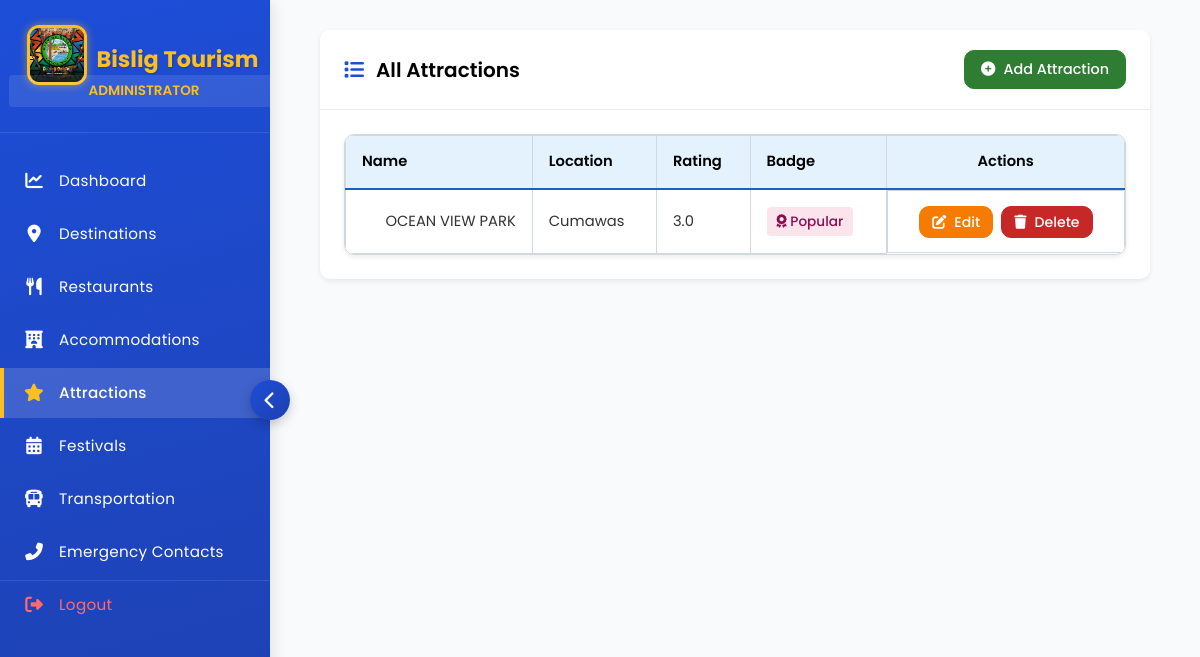
Screenshot of /admin/manage_attractions.php (signed in) with the database file from the repository.
### tables this page shows
CREATE TABLE `attractions` (
  `id` int(11) NOT NULL,
  `name` varchar(100) NOT NULL,
  `description` text NOT NULL,
  `location` varchar(100) NOT NULL,
  `rating` decimal(2,1) DEFAULT 0.0,
  `badge` varchar(50) DEFAULT NULL,
  `created_at` timestamp NOT NULL DEFAULT current_timestamp(),
  `updated_at` timestamp NOT NULL DEFAULT current_timestamp() ON UPDATE current_timestamp()
);

### admin/manage_attractions.php (the view, shortened to what this page needs)
<?php
include 'database.php';
$result = mysqli_query($conn, "SELECT * FROM attractions ORDER BY id DESC");
?>
<!DOCTYPE html>
<html lang="en">
<head>
    <link rel="stylesheet" href="https://cdnjs.cloudflare.com/ajax/libs/font-awesome/6.5.1/css/all.min.css">
</head>
<body>
    <?php include 'sidebar.php'; ?>
    <main class="main-content">
        <section class="content-section">
            <div class="card">
                <div class="card-header" style="display: flex; justify-content: space-between; align-items: center;">
                    <h2><i class="fas fa-list"></i> All Attractions</h2>
                    <button class="btn btn-success" id="openAddModalBtn" style="margin-left:auto;">
                        <i class="fas fa-plus-circle"></i> Add Attraction
                    </button>
                </div>
                <div class="card-body">
                    <div class="table-responsive">
                        <table class="data-table">
                            <thead>
                                <tr>
                                    <th>Name</th>
                                    <th>Location</th>
                                    <th>Rating</th>
                                    <th>Badge</th>
                                    <th>Actions</th>
                                </tr>
                            </thead>
                            <tbody>
                                <?php if (mysqli_num_rows($result) > 0): ?>
                                    <?php while ($row = mysqli_fetch_assoc($result)): ?>
                                    <tr>
                                        <td><?= htmlspecialchars($row['name']) ?></td>
                                        <td><?= htmlspecialchars($row['location']) ?></td>
                                        <td><?= $row['rating'] ?></td>
                                        <td>
                                            <?php if (!empty($row['badge'])): ?>
                                                <span class="badge-display">
                                                    <i class="fas fa-award"></i> <?= htmlspecialchars($row['badge']) ?>
                                                </span>
                                            <?php else: ?>
                                                <span style="color: var(--neutral-mid); font-style: italic;">—</span>
                                            <?php endif; ?>
                                        </td>
                                        <td class="actions">
                                            <button class="btn btn-warning btn-edit"
                                                data-id="<?= $row['id'] ?>"
                                                data-name="<?= htmlspecialchars($row['name']) ?>"
                                                data-description="<?= htmlspecialchars($row['description']) ?>"
                                                data-location="<?= htmlspecialchars($row['location']) ?>"
                                                data-rating="<?= htmlspecialchars($row['rating']) ?>"
                                                data-badge="<?= htmlspecialchars($row['badge']) ?>"
                                            >
                                                <i class="fas fa-edit"></i> Edit
                                            </button>
                                            <button class="btn btn-danger btn-sm btn-delete" data-id="<?= $row['id'] ?>" data-name="<?= htmlspecialchars($row['name']) ?>">
                                                <i class="fas fa-trash"></i> Delete
                                            </button>
                                        </td>
                                    </tr>
                                    <?php endwhile; ?>
                                <?php endif; ?>
                            </tbody>
                        </table>
                    </div>
                </div>
            </div>
        </section>
    </main>
</body>
</html>

### admin/manage_attractions.php (style rules this page uses)
:root { --primary-green: #2e7d32; --light-green: #4caf50; --accent-green: #e8f5e9; --primary-blue: #1565c0; --light-blue: #42a5f5; --accent-blue: #e3f2fd; --primary-red: #c62828; --light-red: #ef5350; --accent-red: #ffebee; --primary-maroon: #880e4f; --light-maroon: #ad1457; --accent-maroon: #fce4ec; --neutral-dark: #263238; --neutral-mid: #607d8b; --neutral-light: #eceff1; --white: #ffffff; --border-radius: 6px; --box-shadow-sm: 0 2px 5px rgba(0, 0, 0, 0.08); --box-shadow: 0 4px 12px rgba(0, 0, 0, 0.15); --transition: all 0.2s ease-in-out; --font-family: 'Poppins', sans-serif; --table-border-color: #d0d9dd; --table-header-border-color: var(--primary-blue); }
body { font-family: var(--font-family); background-color: #f8f9fa; color: var(--neutral-dark); margin: 0; line-height: 1.6; }
.content-section { max-width: 1400px; margin: 0 auto; padding: 0 20px; }
.card { background: var(--white); border-radius: var(--border-radius); box-shadow: var(--box-shadow-sm); margin-bottom: 1.5rem; border: none; overflow: hidden; }
.card-header { display: flex; justify-content: space-between; align-items: center; padding: 1.25rem 1.5rem; background: var(--white); border-bottom: 1px solid rgba(0, 0, 0, 0.08); }
.card-header h2 { font-size: 1.25rem; font-weight: 600; color: black; margin: 0; display: flex; align-items: center; }
.card-header h2 i { margin-right: 12px; color: #1d4ed8; }
.card-body { padding: 1.5rem; }
.btn { padding: 0.5rem 1rem; border-radius: var(--border-radius); font-weight: 500; border: none; cursor: pointer; transition: var(--transition); display: inline-flex; align-items: center; justify-content: center; text-decoration: none; white-space: nowrap; font-size: 0.9rem; font-family: var(--font-family); }
.btn i { margin-right: 8px; }
.btn-success { background-color: var(--primary-green); color: var(--white); border: 1px solid var(--primary-green); }
.btn-danger { background-color: var(--primary-red); color: var(--white); border: 1px solid var(--primary-red); }
.btn-warning { background-color: #f57c00; color: var(--white); border: 1px solid #f57c00; }
.btn-sm { padding: 0.35rem 0.75rem; font-size: 0.85rem; }
.table-responsive { overflow-x: auto; border-radius: var(--border-radius); box-shadow: var(--box-shadow-sm); border: 1px solid var(--table-border-color); }
.data-table { width: 100%; border-collapse: collapse; border-spacing: 0; font-size: 0.92rem; white-space: nowrap; border: none; }
.data-table thead th { background-color: var(--accent-blue); color: black; padding: 0.9rem 1rem; font-weight: 600; position: sticky; top: 0; z-index: 10; border: 1px solid var(--table-border-color); border-bottom: 2px solid var(--table-header-border-color); text-align: left; }
.data-table thead th:last-child { text-align: center; }
.data-table tbody tr { transition: var(--transition); border-bottom: 1px solid var(--table-border-color); }
.data-table tbody tr:last-child { border-bottom: none; }
.data-table td { padding: 0.9rem 1rem; border: 1px solid var(--table-border-color); vertical-align: middle; }
.data-table td:first-child { text-align: right; }
.data-table td:last-child { text-align: center; }
.data-table .actions { display: flex; gap: 8px; justify-content: center; align-items: center; }
.data-table .actions .btn { display: inline-flex; align-items: center; justify-content: center; height: 32px; min-height: 32px; padding: 0 12px; font-size: 0.88rem; line-height: 1; box-sizing: border-box; }
.badge-display { display: inline-block; padding: 4px 10px; background-color: var(--accent-maroon); color: var(--primary-maroon); border-radius: 4px; font-size: 0.85rem; font-weight: 500; }

### rows the page displays
attractions: name "OCEAN VIEW PARK", location "Cumawas", rating "3.0", badge "Popular"
